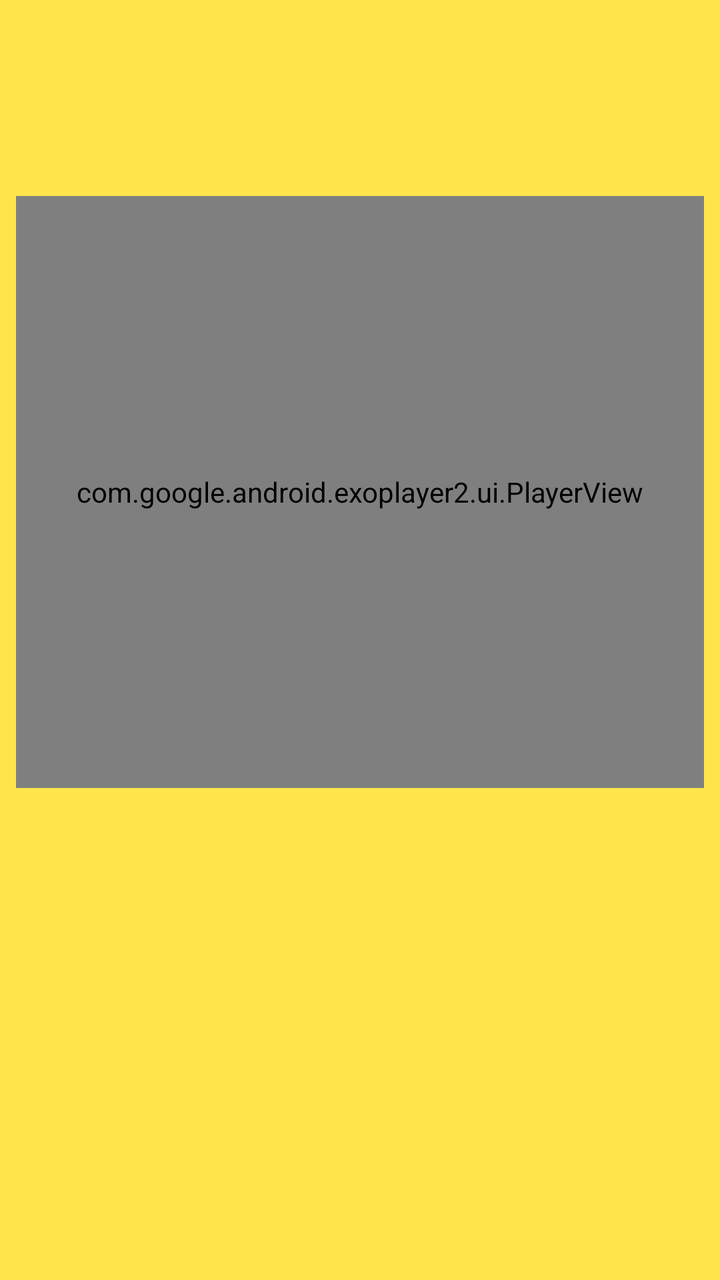
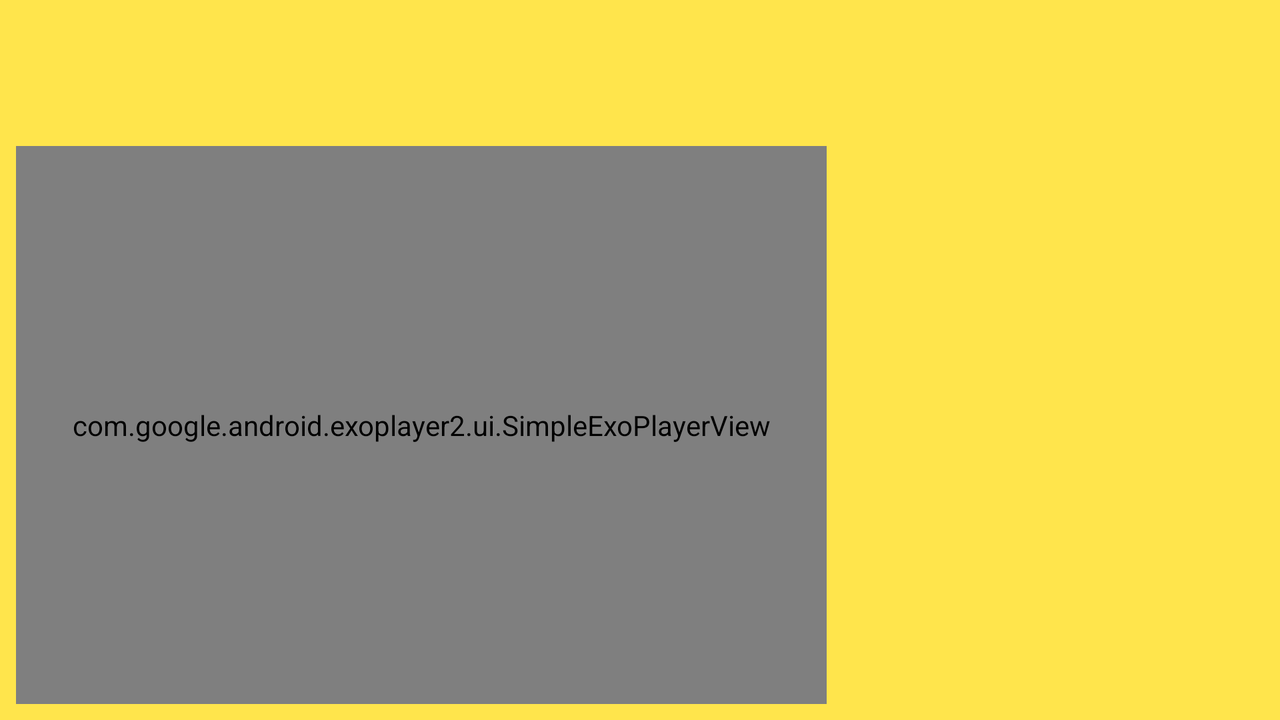

An Android layout and its configuration variant, each rendered on a device that would load it. The default file and the variant file are quoted in full after the pictures.
<!-- AndroidManifest.xml: application theme AppTheme -->
<!-- res/layout/fragment_step.xml -->
<?xml version="1.0" encoding="utf-8"?>
<LinearLayout xmlns:android="http://schemas.android.com/apk/res/android"
    android:layout_width="match_parent"
    android:layout_height="match_parent"
    android:background="@color/colorPrimaryLight"
    android:orientation="vertical">

    <android.support.v7.widget.AppCompatTextView
        android:id="@+id/step_short_description"
        android:layout_width="match_parent"
        android:layout_height="0dp"
        android:layout_margin="@dimen/fragment_step_step_short_description_margin"
        android:layout_weight="1"
        android:gravity="center"
        android:textColor="@color/textPrimary"
        android:textSize="@dimen/fragment_step_step_short_description_text_size"
        android:textStyle="bold" />

    <com.google.android.exoplayer2.ui.PlayerView
        android:id="@+id/step_video"
        android:layout_width="match_parent"
        android:layout_height="0dp"
        android:layout_margin="@dimen/fragment_step_step_video_margin"
        android:layout_weight="4" />

    <ImageView
        android:id="@+id/video_image"
        android:layout_width="match_parent"
        android:layout_height="0dp"
        android:layout_margin="@dimen/fragment_step_step_video_margin"
        android:layout_weight="4"
        android:contentDescription="@string/fragment_step_no_video_image_content_description"
        android:src="@drawable/no_video"
        android:visibility="gone" />

    <TextView
        android:id="@+id/no_internet_connection"
        android:layout_width="match_parent"
        android:layout_height="0dp"
        android:layout_margin="@dimen/fragment_step_step_video_margin"
        android:layout_weight="4"
        android:gravity="center"
        android:text="@string/no_internet_connection"
        android:textColor="@color/textSecondary"
        android:textSize="@dimen/fragment_step_no_internet_connection_text_size"
        android:visibility="gone" />

    <ScrollView
        android:layout_width="match_parent"
        android:layout_height="0dp"
        android:layout_margin="@dimen/fragment_step_step_description_scroll_view_margin"
        android:layout_weight="3">

        <android.support.v7.widget.AppCompatTextView
            android:id="@+id/step_description"
            android:layout_width="match_parent"
            android:layout_height="wrap_content"
            android:gravity="center"
            android:textColor="@color/textSecondary"
            android:textSize="@dimen/fragment_step_step_description_text_size" />

    </ScrollView>


</LinearLayout>
<!-- resources referenced by this layout -->
<resources>
  <color name="colorPrimaryLight">#FFE54C</color>
  <color name="textPrimary">#212121</color>
  <color name="textSecondary">#757575</color>
  <dimen name="fragment_step_no_internet_connection_text_size">16sp</dimen>
  <dimen name="fragment_step_step_description_scroll_view_margin">8dp</dimen>
  <dimen name="fragment_step_step_description_text_size">20sp</dimen>
  <dimen name="fragment_step_step_short_description_margin">8dp</dimen>
  <dimen name="fragment_step_step_short_description_text_size">20sp</dimen>
  <dimen name="fragment_step_step_video_margin">8dp</dimen>
  <string name="fragment_step_no_video_image_content_description">No video for this step.</string>
  <string name="no_internet_connection">No internet connection, check connection and restart application.</string>
  <style name="AppTheme" parent="Theme.AppCompat.Light.DarkActionBar">
          
          <item name="colorPrimary">@color/colorPrimary</item>
          <item name="colorPrimaryDark">@color/colorPrimaryDark</item>
          <item name="colorAccent">@color/colorAccent</item>
      </style>
  <color name="colorPrimary">#FFB300</color>
  <color name="colorPrimaryDark">#C68400</color>
  <color name="colorAccent">#004EFF</color>
</resources>
<!-- res/layout-land/fragment_step.xml (the repository's variant of the layout above) -->
<!-- drawn on the phone turned sideways -->
<?xml version="1.0" encoding="utf-8"?>
<LinearLayout xmlns:android="http://schemas.android.com/apk/res/android"
    xmlns:tools="http://schemas.android.com/tools"
    android:layout_width="match_parent"
    android:layout_height="match_parent"
    android:background="@color/colorPrimaryLight"
    android:orientation="vertical">

    <android.support.v7.widget.AppCompatTextView
        android:id="@+id/step_short_description"
        android:layout_width="match_parent"
        android:layout_height="0dp"
        android:layout_margin="@dimen/fragment_step_land_step_short_description_margin"
        android:layout_weight="1"
        android:gravity="center"
        android:textColor="@color/textPrimary"
        android:textSize="@dimen/fragment_step_land_step_short_description_text_size"
        android:textStyle="bold" />

    <LinearLayout
        android:layout_width="match_parent"
        android:layout_height="0dp"
        android:layout_weight="6">

        <com.google.android.exoplayer2.ui.SimpleExoPlayerView
            android:id="@+id/step_video"
            android:layout_width="0dp"
            android:layout_height="match_parent"
            android:layout_margin="@dimen/fragment_step_land_step_video_margin"
            android:layout_weight="2"
            tools:ignore="NestedWeights" />

        <ImageView
            android:id="@+id/video_image"
            android:layout_width="0dp"
            android:layout_height="match_parent"
            android:layout_margin="@dimen/fragment_step_land_step_video_margin"
            android:layout_weight="2"
            android:contentDescription="@string/fragment_step_no_video_image_content_description"
            android:src="@drawable/no_video"
            android:visibility="gone" />

        <TextView
            android:id="@+id/no_internet_connection"
            android:layout_width="0dp"
            android:layout_height="match_parent"
            android:layout_margin="@dimen/fragment_step_land_step_video_margin"
            android:layout_weight="2"
            android:gravity="center"
            android:text="@string/no_internet_connection"
            android:textColor="@color/textSecondary"
            android:textSize="@dimen/fragment_step_land_step_no_internet_connection_text_size"
            android:visibility="gone" />

        <ScrollView
            android:layout_width="0dp"
            android:layout_height="match_parent"
            android:layout_margin="@dimen/fragment_step_land_step_step_description_scroll_view_margin"
            android:layout_weight="1">

            <android.support.v7.widget.AppCompatTextView
                android:id="@+id/step_description"
                android:layout_width="match_parent"
                android:layout_height="wrap_content"
                android:gravity="center"
                android:textColor="@color/textSecondary"
                android:textSize="@dimen/fragment_step_land_step_step_description_text_size" />

        </ScrollView>

    </LinearLayout>

</LinearLayout>
<!-- resources referenced by the variant -->
<!-- as the phone turned sideways resolves them -->
<resources>
  <color name="colorPrimaryLight">#FFE54C</color>
  <color name="textPrimary">#212121</color>
  <color name="textSecondary">#757575</color>
  <dimen name="fragment_step_land_step_no_internet_connection_text_size">16sp</dimen>
  <dimen name="fragment_step_land_step_short_description_margin">8dp</dimen>
  <dimen name="fragment_step_land_step_short_description_text_size">20sp</dimen>
  <dimen name="fragment_step_land_step_step_description_scroll_view_margin">8dp</dimen>
  <dimen name="fragment_step_land_step_step_description_text_size">20sp</dimen>
  <dimen name="fragment_step_land_step_video_margin">8dp</dimen>
  <string name="fragment_step_no_video_image_content_description">No video for this step.</string>
  <string name="no_internet_connection">No internet connection, check connection and restart application.</string>
  <style name="AppTheme" parent="Theme.AppCompat.Light.DarkActionBar">
          
          <item name="colorPrimary">@color/colorPrimary</item>
          <item name="colorPrimaryDark">@color/colorPrimaryDark</item>
          <item name="colorAccent">@color/colorAccent</item>
      </style>
  <color name="colorPrimary">#FFB300</color>
  <color name="colorPrimaryDark">#C68400</color>
  <color name="colorAccent">#004EFF</color>
</resources>
